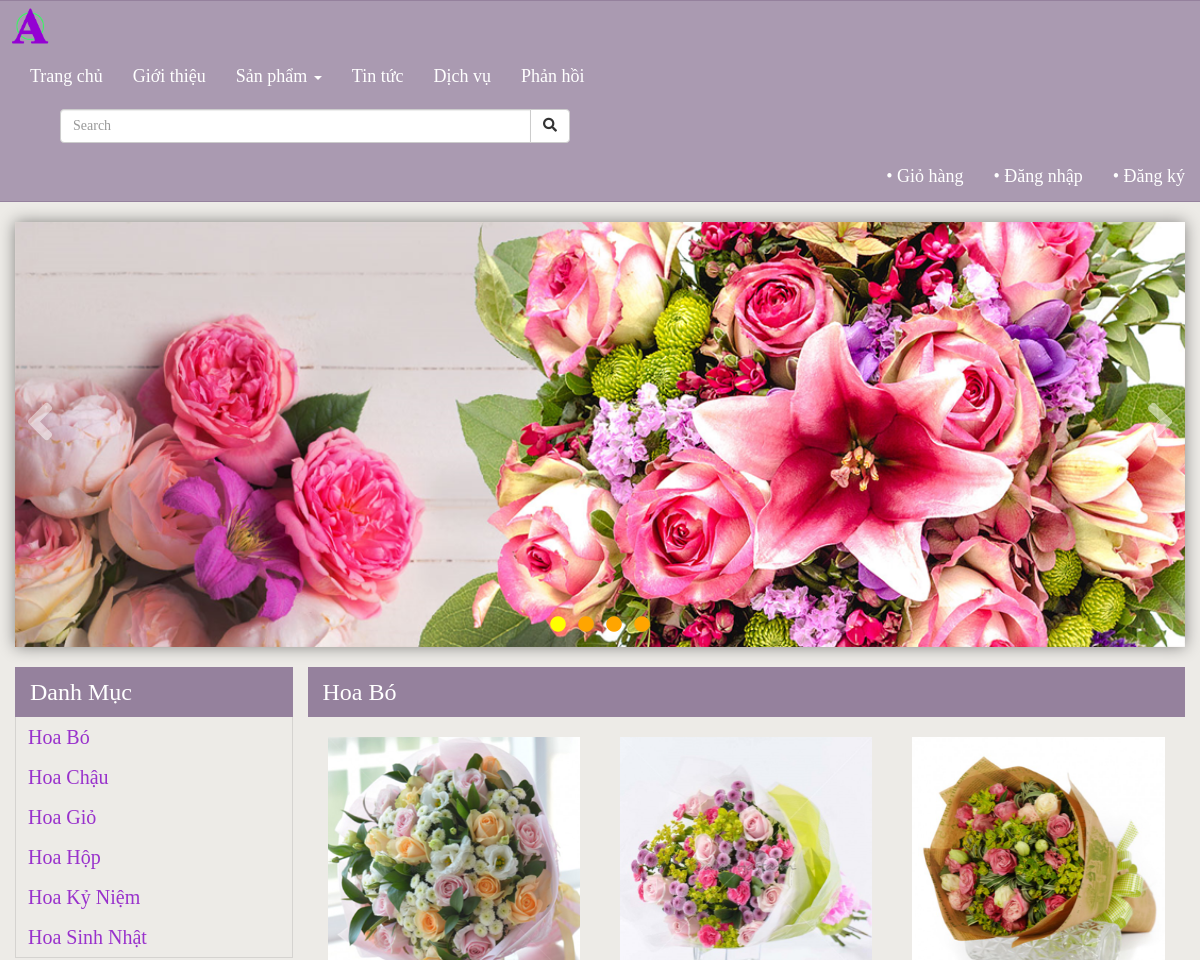
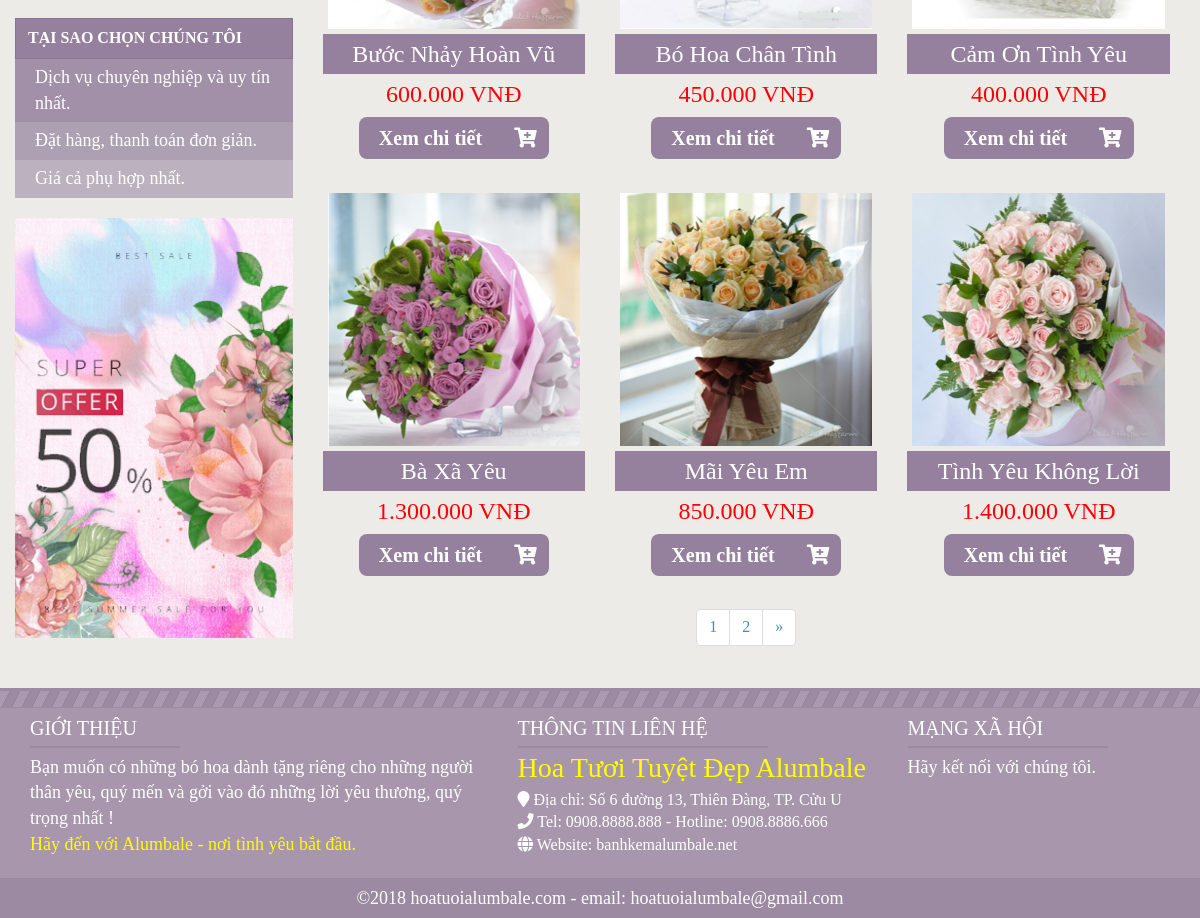
/index.php?act=loaisanpham&id=1, run on the app's committed database (2 pictures, top to bottom).
### tables this page shows
CREATE TABLE `loaisanpham` (
  `idCL` int(20) NOT NULL,
  `tenCL` varchar(255) NOT NULL,
  `thutuCL` int(20) NOT NULL
);

CREATE TABLE `sanpham` (
  `idSP` int(20) NOT NULL,
  `idCL` int(20) NOT NULL,
  `maSP` varchar(255) NOT NULL,
  `tenSP` varchar(255) NOT NULL,
  `tenSP_kd` varchar(255) NOT NULL,
  `giaSP` int(20) NOT NULL,
  `motaSP` text NOT NULL,
  `hinhanhSP` varchar(255) NOT NULL
);

### modules/content/loaisanpham.php (the view, shortened to what this page needs)
<?php
    $id = $_GET['id'];
    $current_page = isset($_GET['page']) ? $_GET['page'] : 1;
    $sql_page = mysqli_query($conn,"select * from sanpham where idCL='$id'");
    $count = mysqli_num_rows($sql_page);
    $total_page = ceil($count/6);
    $limit = 6;
    $start = ($current_page-1)*$limit;
?>
<div class="title-2">
    <h2>
        <?php
            $sql = "select * from loaisanpham where idCL='$id'";
            $run = mysqli_query($conn,$sql);
            $row = mysqli_fetch_array($run,MYSQLI_ASSOC);
            echo $row['tenCL'];
        ?>
    </h2>
</div>
<div class="row">
    <?php
        $sql = "select * from sanpham where idCL='$id' limit $start,$limit";
        $run = mysqli_query($conn,$sql);
        while($rows=mysqli_fetch_array($run,MYSQLI_ASSOC))
        {
    ?>
        <div class="col-xs-12 col-sm-6 col-md-4">
            <div class="box">
                <div class="box-img">
                    <a href="index.php?act=chitietsanpham&item=<?php echo $rows['idSP'] ?>"><img src="admin/uploads/<?php echo $rows['hinhanhSP'] ?>" alt="" class="img-products"></a>
                </div>
                <div class="box-content">
                    <div style="width:100%;height:40px;background:#95819d;line-height:40px;text-align:center">
                        <h3><?php echo $rows['tenSP'] ?></h3>
                    </div>
                    <div style="width:100%;height:40px;line-height:40px;text-align:center">
                        <p><?php echo number_format($rows['giaSP'],0,",",".") ?> VNĐ</p>
                    </div>
                    <div style="width:100%;padding:10px 0 20px 0">
                        <div style="display:block;text-align:center">
                            <a href="index.php?act=chitietsanpham&item=<?php echo $rows['idSP'] ?>" class="see-details-btn">Xem chi tiết</a><a href="index.php?act=addcart&item=<?php echo $rows['idSP']?>&k=<?php echo $id?>&p=<?php echo $current_page?>" class="add-cart-btn"><i class="fa fa-cart-plus"></i></a>
                        </div>
                    </div>
                </div>
            </div>
        </div>
    <?php
        }
    ?>
</div>
<div class="row">
    <div class="col-xs-12 col-md-12 text-center">
        <nav aria-label="Page navigation example">
            <ul class="pagination">
                <?php
                    for($i=1; $i<= $total_page; $i++)
                    {
                        if($i==$current_page)
                            echo '<li class="page-item"><a class="page-link" href="index.php?act=loaisanpham&id='.$id.'&page='.($current_page).'">'.$i.'</a></li>';
                        else
                            echo '<li class="page-item"><a class="page-link" href="index.php?act=loaisanpham&id='.$id.'&page='.$i.'">'.$i.'</a></li>';
                    }
                    if($current_page < $total_page && $total_page >1)
                    {
                        echo '<li class="page-item">
                                        <a class="page-link" href="index.php?act=loaisanpham&id='.$id.'&page='.($current_page+1).'" aria-label="Next">
                                            <span aria-hidden="true">&raquo;</span>
                                            <span class="sr-only">Next</span>
                                        </a>
                                    </li>';
                    }
                ?>
            </ul>
        </nav>
    </div>
</div>

### modules/body.php (shortened to what this page needs)
<div class="container" style="margin-bottom:15px;">
    <div class="row">
        <div id="left" class="col-xs-12 col-md-3" style="padding-left:0">
            <div id="categories">
                <div class="title-1">
                    <h2>Danh Mục</h2>
                </div>
                <ul class="list-group">
                    <?php
                        $sql = "select * from loaisanpham";
                        $run = mysqli_query($conn,$sql);
                        while($rows=mysqli_fetch_array($run,MYSQLI_ASSOC))
                        {
                            echo "<li class='list-group-item'><a href='index.php?act=loaisanpham&id=$rows[idCL]'>".$rows['tenCL']."</a></li>";
                        }
                    ?>
                </ul>
            </div>
            <div style="width:100%;color:#fff;font-size:18px">
                <div style="width:100%;background:rgba(149,129,157,1);border:1px solid rgba(0,0,0,.1);padding:8px 12px;box-sizing:border-box;margin-top:15px;font-weight:bold;font-size:16px">TẠI SAO CHỌN CHÚNG TÔI</div>
                <div style="width:100%;background:rgba(149,129,157,0.85);padding:6px 20px;box-sizing:border-box">Dịch vụ chuyên nghiệp và uy tín nhất.</div>
                <div style="width:100%;background:rgba(149,129,157,0.7);padding:6px 20px;box-sizing:border-box">Đặt hàng, thanh toán đơn giản.</div>
                <div style="width:100%;background:rgba(149,129,157,0.55);padding:6px 20px;box-sizing:border-box">Giá cả phụ hợp nhất.</div>
            </div>
            <div style="margin-top:20px">
                <a href="#"><img src="media/images/advertisement.png" alt="" width="100%"></a>
            </div>
        </div>
        <div id="right" class="col-xs-12 col-md-9" style="padding:0">
            <?php
                if(isset($_GET['act']))
                {
                    $tam = $_GET['act'];
                }
                else
                    $tam = '';
                switch($tam)
                {
                    case 'loaisanpham': include('modules/content/loaisanpham.php'); break;
                }
            ?>
        </div>
    </div>
</div>

### library/css/style.css (style rules this page uses)
body { color: #212121; font-size: 16px; font-family: 'Times New Roman', Times, serif; background: #edebe7; }
.container { padding: 0; }
.row { margin: 0; }
#left { max-width: 100%; }
#right { max-width: 100%; }
#categories { width: 100%; }
#categories .title-1 { width: 100%; height: 50px; background: rgba(149,129,157,1); }
#categories h2 { color: #fff; font-size: 24px; line-height: 50px; margin-left: 15px; }
#right .title-2 { width: 100%; height: 50px; background: rgba(149,129,157,1); }
#right h2 { color: #fff; font-size: 24px; line-height: 50px; margin-left: 15px; }
#categories .list-group { width: 100%; list-style: none; border-right: 1px solid rgba(0,0,0,.1); border-bottom: 1px solid rgba(0,0,0,.1); border-left: 1px solid rgba(0,0,0,.1); box-sizing: border-box; }
#categories .list-group .list-group-item { width: 100%; height: 40px; line-height: 40px; background: none; border: none; padding: 0; margin: 0; }
#categories .list-group .list-group-item a { display: block; text-decoration: none; color: darkorchid; font-size: 20px; padding: 0 12px; }
.box { max-width: 270px; margin: 0 auto; margin-top: 15px; }
.box-img { width: 100%; padding: 5px; }
.box-img img { width: 100%; height: auto; }
.box-content h3 { color: #fff; font-size: 24px; line-height: 40px; margin: 0; }
.box-content p { color: rgb(255, 0, 0); font-size: 24px; }
.box-content .see-details-btn { background: #95819d; text-decoration: none; color: white; font-size: 20px; font-weight: bold; text-align: center; padding: 10px 20px; border-radius: 8px 0 0 8px; cursor: pointer; }
.box-content .add-cart-btn { background: #95819d; color: white; font-size: 20px; text-align: center; padding: 10px 12px; border-radius: 0 8px 8px 0; outline: none; cursor: pointer; }

### data on the page
loaisanpham: tenCL "Hoa Bó"
loaisanpham: tenCL "Hoa Chậu"
loaisanpham: tenCL "Hoa Giỏ"
loaisanpham: tenCL "Hoa Hộp"
loaisanpham: tenCL "Hoa Kỷ Niệm"
loaisanpham: tenCL "Hoa Sinh Nhật"
sanpham: hinhanhSP (picture), tenSP "Bước Nhảy Hoàn Vũ", giaSP "600.000"
sanpham: hinhanhSP (picture), tenSP "Bó Hoa Chân Tình", giaSP "450.000"
sanpham: hinhanhSP (picture), tenSP "Cảm Ơn Tình Yêu", giaSP "400.000"
sanpham: hinhanhSP (picture), tenSP "Bà Xã Yêu", giaSP "1.300.000"
sanpham: hinhanhSP (picture), tenSP "Mãi Yêu Em", giaSP "850.000"
sanpham: hinhanhSP (picture), tenSP "Tình Yêu Không Lời", giaSP "1.400.000"
